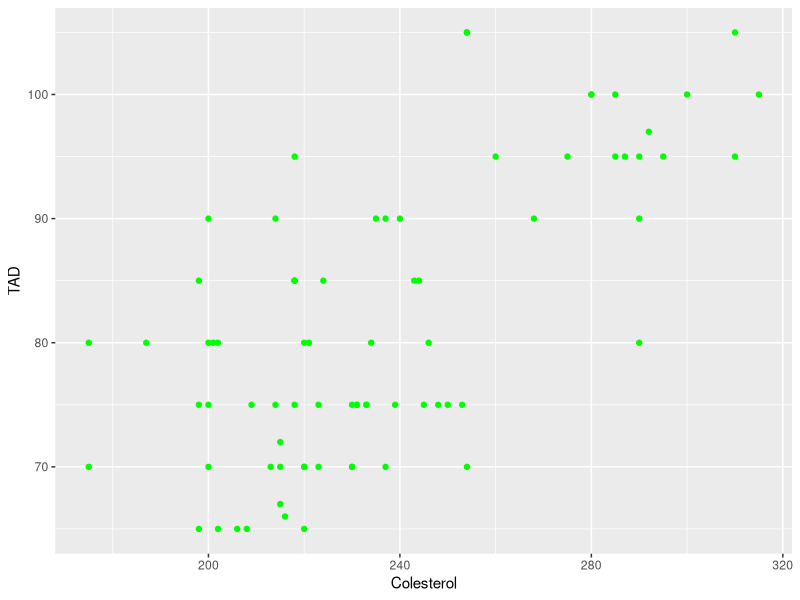

Source code (R):
library("openxlsx")
library("ggplot2")
library("dplyr")
library("reshape2")
library("stringr")
library("data.table")

variaveis <- c("Colesterol", "TAD")


dados <- read.xlsx("./Ex04/Utentes.xlsx") %>%  select(variaveis)


p <- ggplot(dados, aes(x = Colesterol, y= TAD)) +
  geom_point(color = "green")
